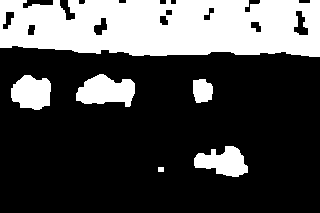
//> input picture Étape 38 - Calcul des descripteurs de forme des composants/binaryGroup.bmp, 320 x 213 px
$ ./Blobs   (built with g++ and OpenCV 4)
//> lines starting //> are read from the running program, lines starting //| are printed output that depends on the picture; after the words box and inside, x2 and y2 are one past the last pixel; in counts of white or black regions, pixels touching at a corner belong together
#include <iostream>
#include <vector>
#include <iomanip>
#include <opencv2/opencv.hpp>
#include <opencv2/core/core.hpp>
#include <opencv2/highgui/highgui.hpp>
#include <opencv2/imgproc/imgproc.hpp>
#include <opencv2/features2d.hpp>

int main()
{
    // Charger l'image binaire en niveaux de gris
    cv::Mat image = cv::imread("binaryGroup.bmp", 0);
//> image: 213 rows x 320 cols, CV_8UC1; 28.8% white; 6 white regions
    if(image.empty())
    {
        return 0;
    }

    // Afficher l'image originale binaire
    cv::imshow("Original Binary Image", image);

    // Vecteur pour stocker les contours détectés
    std::vector<std::vector<cv::Point>> contours;

    // Détection des contours externes uniquement
    cv::findContours(image, contours, cv::RETR_EXTERNAL, cv::CHAIN_APPROX_NONE);
//> contours = 6 contours; box (x1, y1, x2, y2) and area: (0, 0, 320, 57) 15988, (76, 74, 135, 107) 1254, (11, 75, 51, 110) 1020, (194, 146, 248, 177) 985, (193, 79, 213, 103) 360, (158, 167, 164, 172) 20

    // Création d'une image blanche pour afficher les contours détectés
    cv::Mat result(image.size(), CV_8U, cv::Scalar(255));

    // Dessine tous les contours détectés en noir sur l'image blanche
    cv::drawContours(result, contours, -1, cv::Scalar(0), 2);
//> result: 213 rows x 320 cols, CV_8UC1; 94% white; 6 black regions

    // Affiche l'image avec les contours détectés
    cv::imshow("Contours", result);

    // Définition des tailles minimales et maximales des contours à conserver
    int cmin = 50;  // Taille minimale d'un contour
    int cmax = 500; // Taille maximale d'un contour

    // Parcours de tous les contours détectés
    std::vector<std::vector<cv::Point>>::iterator itc = contours.begin();
    while(itc != contours.end())
    {
        // Si la taille du contour est en dehors des limites, on le supprime
        if(itc->size() < cmin || itc->size() > cmax)
        {
            itc = contours.erase(itc); // Supprime et avance l'itérateur
        }
        else
        {
            ++itc; // Passe au contour suivant
        }
    }
//> this loop made 6 passes
//> after the loop, contours = 4 contours; box (x1, y1, x2, y2) and area: (76, 74, 135, 107) 1254, (11, 75, 51, 110) 1020, (194, 146, 248, 177) 985, (193, 79, 213, 103) 360

    // Charger l'image originale en niveaux de gris
    cv::Mat original = cv::imread("group.jpg", 0);
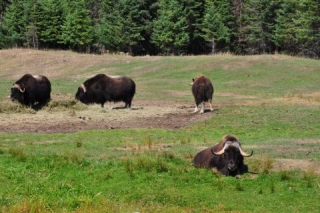
//> input picture Étape 38 - Calcul des descripteurs de forme des composants/group.jpg, 320 x 213 px
//> original: 213 rows x 320 cols, CV_8UC1; min 0, max 221, mean 106.7
    if(original.empty())
    {
        return 0;
    }

    // Dessine les contours filtrés (animaux) sur l'image originale en blanc
    cv::drawContours(original, contours, -1, cv::Scalar(255, 255, 255), 2);
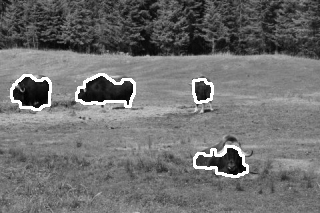
//> original: 213 rows x 320 cols, CV_8UC1; min 0, max 255, mean 111.3

    // Affiche l'image originale avec les contours dessinés
    cv::imshow("Contours on animals", original);

    // Réinitialise l'image de sortie en blanc
    result.setTo(cv::Scalar(255));
//> result: 213 rows x 320 cols, CV_8UC1; every value is 255

    // Dessine les contours filtrés sur une image blanche avec une épaisseur de 1 pixel
    cv::drawContours(result, contours, -1, 0, 1);
//> result: 213 rows x 320 cols, CV_8UC1; 99.3% white; black in thin lines or dots, all inside (x1, y1, x2, y2) = (11, 74, 248, 177)

    // Recharger l'image binaire
    image = cv::imread("binaryGroup.bmp", 0);
    if(image.empty())
    {
        return 0;
    }

    // Détection des contours avec RETR_LIST (tous les contours sont détectés, y compris les imbriqués)
    cv::findContours(image, contours, cv::RETR_LIST, cv::CHAIN_APPROX_NONE);
//> contours = 14 contours; largest, box (x1, y1, x2, y2) and area: (0, 0, 320, 57) 15988, (76, 74, 135, 107) 1254, (11, 75, 51, 110) 1020, (194, 146, 248, 177) 985, (193, 79, 213, 103) 360

    // Réinitialisation de l'image de sortie en blanc
    result.setTo(cv::Scalar(255));

    // Dessine tous les contours détectés sur une image blanche avec une épaisseur de 1 pixel
    cv::drawContours(result, contours, -1, 0, 1);
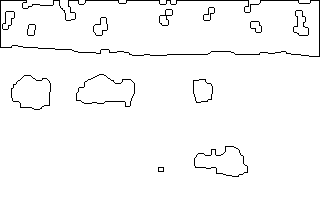
//> result: 213 rows x 320 cols, CV_8UC1; 97.5% white; black in thin lines or dots, all inside (x1, y1, x2, y2) = (0, 0, 320, 177)

    // Affiche tous les contours détectés
    cv::imshow("All contours", result);


    // Recharger l'image binaire pour poursuivre l'analyse des formes
    image = cv::imread("binaryGroup.bmp", 0);
    if(image.empty())
    {
        return 0;
    }

    // Encadrer le premier contour détecté avec un rectangle englobant
    cv::Rect r0 = cv::boundingRect(contours[0]);
//> r0 = Rect(158, 167, 6, 5)
    cv::rectangle(result, r0, 0, 2); // Dessine le rectangle en noir

    // Trouver le plus petit cercle englobant pour le deuxième contour
    float radius;
    cv::Point2f center;
    cv::minEnclosingCircle(contours[1], center, radius);
//> center = Point(220.5, 165); radius = 27.41
    cv::circle(result, center, static_cast<int>(radius), 0, 2); // Dessine le cercle en noir

    // Approximations polygonales des contours
    std::vector<cv::Point> poly;
    cv::approxPolyDP(contours[2], poly, 5, true);
//> poly = 4 Points (x, y): [193, 80], [196, 102], [211, 99], [211, 84]
    cv::polylines(result, poly, true, 0, 2); // Dessine un polygone

    // Calcul de l'enveloppe convexe du quatrième contour
    std::vector<cv::Point> hull;
    cv::convexHull(contours[3], hull);
//> hull = contour of 15 points, box (x1, y1, x2, y2) (11, 75, 51, 110), area 1111
    cv::polylines(result, hull, true, 0, 2); // Dessine l'enveloppe convexe
//> result: 213 rows x 320 cols, CV_8UC1; 96.1% white; black in thin lines or dots

    // Parcours de chaque contour pour calculer ses moments géométriques
    itc = contours.begin();
    while(itc != contours.end())
    {
        cv::Moments mom = cv::moments(*itc++);
        cv::circle(result, cv::Point(mom.m10 / mom.m00, mom.m01 / mom.m00), 2, cv::Scalar(0), 2); // Centre de gravité
    }
//> this loop made 14 passes
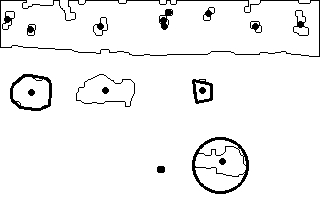
//> result: 213 rows x 320 cols, CV_8UC1; 95.5% white; black in thin lines or dots

    // Affichage des descripteurs de forme appliqués aux contours
    cv::imshow("Some Shape Descriptors", result);

    // Chargement de l'image contenant des composants connectés (MSER)
    cv::Mat components = cv::imread("mser.bmp", 0);
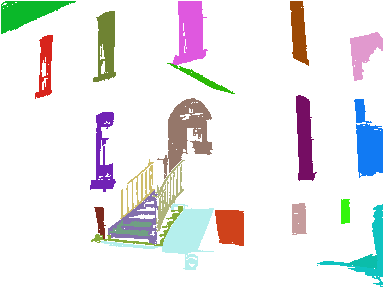
//> input picture Étape 38 - Calcul des descripteurs de forme des composants/mser.bmp, 384 x 288 px
//> components: 288 rows x 384 cols, CV_8UC1; min 54, max 255, mean 232.8
    if(components.empty())
    {
        return 0;
    }

    // Seuil pour convertir en binaire
    components = components == 255;

    // Appliquer une ouverture morphologique pour éliminer le bruit
    cv::morphologyEx(components, components, cv::MORPH_OPEN, cv::Mat(), cv::Point(-1, -1), 3);
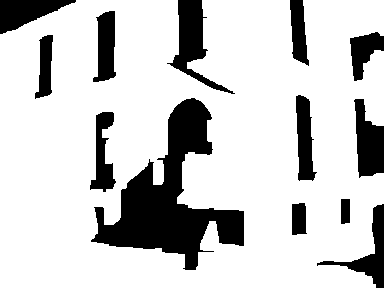
//> components: 288 rows x 384 cols, CV_8UC1; 79.5% white; 13 black regions, largest, box (x1, y1, x2, y2) and area: (91, 98, 244, 270) 9805, (167, 0, 235, 94) 1934, (354, 99, 384, 178) 1596

    // Affichage de l'image après transformation morphologique
    cv::imshow("MSER image", components);

    // Nettoyage des anciens contours et calcul des contours sur l’image inversée
    contours.clear();
//> contours = 0 contours
    cv::Mat componentsInv = 255 - components;
//> componentsInv: 288 rows x 384 cols, CV_8UC1; 20.5% white; 13 white regions
    cv::findContours(componentsInv, contours, cv::RETR_EXTERNAL, cv::CHAIN_APPROX_NONE);
//> contours = 13 contours; largest, box (x1, y1, x2, y2) and area: (91, 98, 244, 270) 9408, (167, 0, 235, 94) 1782, (354, 99, 384, 178) 1496, (0, 0, 76, 34) 1313, (317, 204, 384, 288) 1208

    // Création d'une image blanche pour afficher les quadrilatères détectés
    cv::Mat quadri(components.size(), CV_8U, 255);
    std::vector<std::vector<cv::Point>>::iterator it = contours.begin();

    // Parcours des contours détectés pour identifier les quadrilatères
    while(it != contours.end())
    {
        poly.clear();
        cv::approxPolyDP(*it, poly, 5, true); // Approximation polygonale du contour

        // Si le contour a 4 sommets, il est considéré comme un quadrilatère
        if(poly.size() == 4)
        {
            cv::polylines(quadri, poly, true, 0, 2); // Dessine le quadrilatère
        }
        ++it;
    }
//> this loop made 13 passes
//> poly on passes 8, 10, 11, 13: 4 Points (x, y): [52, 35], [39, 40], [35, 98], [51, 92], 4 Points (x, y): [114, 11], [96, 17], [93, 81], [115, 75], 4 Points (x, y): [290, 0], [293, 57], [308, 65], [302, 0], 3 Points (x, y): [0, 33], [75, 0], [0, 0]
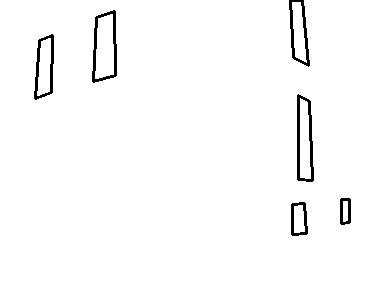
//> quadri: 288 rows x 384 cols, CV_8UC1; 97.9% white; 6 black regions, box (x1, y1, x2, y2) and area: (297, 94, 314, 182) 559, (92, 10, 117, 83) 499, (289, 0, 310, 67) 430, (34, 34, 54, 100) 424, (291, 202, 308, 236) 252, (340, 198, 351, 225) 184

    // Affichage des quadrilatères détectés
    cv::imshow("MSER quadrilateral", quadri);


    cv::waitKey(0);

    return 0;
}
